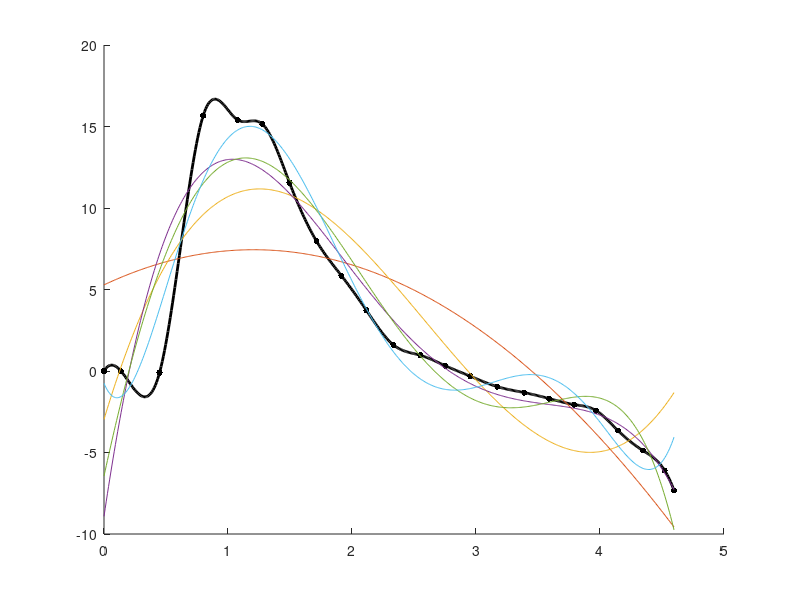

Write MATLAB code to recreate this figure. (Note: this script raises an error after producing the figure.)
clc

% Data for positions and twist angles
positions = [
    0, 0.136, 0.4481, 0.8001, 1.0767, 1.2779, 1.4958, 1.7137, 1.9149, 2.116, ...
    2.334, 2.552, 2.753, 2.9542, 3.1721, 3.39, 3.5912, 3.7924, 3.9684, 4.1444, ...
    4.3456, 4.5216, 4.597
];

angles = [
    0, 0, 0, 0, 0, 0, 0, 0, 0;
    0, 0, 0, 0, 0, 0, 0, 0, 0;
    -0.098, -0.098, -0.098, -0.098, -0.098, -0.098, -0.098, -0.098, -0.098;
    15.6705, 14.3956, 23.5589, 28.3914, 24.1554, 27.7957, 30.5284, 31.5753, 36.5962;
    15.4087, 13.0777, 17.5893, 23.9619, 21.4265, 24.7895, 27.5979, 28.9475, 32.8829;
    15.1469, 11.7599, 11.6198, 19.5324, 18.6977, 21.7833, 24.6675, 26.3197, 29.1697;
    11.5575, 11.0272, 11.2435, 16.9635, 15.9689, 18.7771, 21.7370, 23.6919, 25.4564;
    7.968, 10.2945, 10.8672, 14.3947, 13.2401, 15.7710, 18.8065, 21.0642, 21.7432;
    5.8462, 7.5471, 10.681, 13.5584, 12.2359, 14.5127, 17.4861, 19.4248, 20.2981;
    3.7244, 4.7997, 10.4947, 12.7221, 11.2318, 13.2544, 16.1656, 17.7854, 18.8531;
    1.6026, 2.0523, 10.3085, 11.8858, 10.2276, 11.9962, 14.8452, 16.146, 17.4081;
    0.9617, 1.3347, 7.335, 8.7709, 9.2234, 10.7379, 13.5247, 14.5067, 15.963;
    0.3207, 0.6171, 4.3615, 5.6561, 8.2193, 9.4797, 12.2043, 12.8673, 14.518;
    -0.3202, -0.1005, 1.3881, 2.5412, 7.8323, 9.0886, 11.6502, 12.5378, 14.4166;
    -0.9611, -0.8181, -1.5854, -0.5736, 7.4453, 8.6975, 11.0962, 12.2082, 14.3152;
    -1.3274, -1.1741, -1.7252, -0.8972, 7.0583, 8.3065, 10.5421, 11.8787, 14.2138;
    -1.6938, -1.5302, -1.865, -1.2207, 6.6713, 7.9154, 9.9881, 11.5491, 14.1124;
    -2.0601, -1.8863, -2.0048, -1.5442, 6.2843, 7.5244, 9.4341, 11.2196, 14.0111;
    -2.4265, -2.2423, -2.1446, -1.8677, 5.8974, 7.1333, 8.88, 10.89, 13.9097;
    -3.6521, -2.368, -2.4604, -2.2064, 5.6476, 6.8675, 8.7025, 10.6464, 12.762;
    -4.8777, -2.4937, -2.7762, -2.545, 5.3978, 6.6016, 8.5249, 10.4028, 11.6143;
    -6.1033, -2.6194, -3.092, -2.8837, 5.148, 6.3358, 8.3474, 10.1591, 10.4666;
    -7.329, -2.7451, -3.4078, -3.2224, 4.8982, 6.07, 8.1699, 9.9155, 9.3189
];

wind_speeds = 5; % Select wind speed 5
selected_column = 1; % Corresponding column in the angles matrix

% Initialize arrays to hold combined smoothed spline data
combined_x_smooth = [];
combined_y_smooth = [];

% Fit and plot cubic splines for the selected wind speed
figure;
hold on;
colors = lines(1); % Generate unique color
markers = {'o'}; % Marker

speed_data = angles(:, selected_column);
spline_fit = spline(positions, speed_data);
x_smooth = linspace(min(positions), max(positions), 500);
y_smooth = ppval(spline_fit, x_smooth);

% Plot original points and spline
plot(x_smooth, y_smooth, '-', 'Color', 'k', 'LineWidth', 2);
scatter(positions, speed_data, 20, 'k', markers{1}, 'filled',...
    'DisplayName', sprintf('%d m/s', wind_speeds));

% Combine smoothed spline data for fitting
combined_x_smooth = [combined_x_smooth, x_smooth];
combined_y_smooth = [combined_y_smooth, y_smooth];

% Average the y values for each unique x value
[unique_x, ~, idx] = unique(combined_x_smooth);
average_y = accumarray(idx, combined_y_smooth, [], @mean);

% Ensure unique_x and average_y are column vectors
unique_x = unique_x(:);
average_y = average_y(:);

% Fit polynomials to the averaged data
poly_orders = [2, 3, 4, 5, 6];
poly_fits = cell(length(poly_orders), 1);
poly_coeffs = cell(length(poly_orders), 1);

for i = 1:length(poly_orders)
    degree = poly_orders(i);
    [p, S, mu] = polyfit(unique_x, average_y, degree);
    poly_fits{i} = p;
    poly_coeffs{i} = p;
    
    % Evaluate the polynomial fit
    y_fit = polyval(p, linspace(min(positions), max(positions), 500), [], mu);
    
    % Plot the polynomial fit
    plot(linspace(min(positions), max(positions), 500), y_fit, 'LineWidth', 0.5, 'DisplayName', sprintf('Polynomial Fit (order %d)', degree));
    
    % Display the polynomial coefficients
    disp(sprintf('Polynomial coefficients (order %d):', degree));
    disp(p);
end

% Fit Fourier series to the averaged data
fourier_orders = [1, 2, 3];
fourier_fits = cell(length(fourier_orders), 1);
fourier_coeffs = cell(length(fourier_orders), 1);

for i = 1:length(fourier_orders)
    order = fourier_orders(i);
    fourier_fit = fit(unique_x, average_y, sprintf('fourier%d', order));
    fourier_fits{i} = fourier_fit;
    fourier_coeffs{i} = coeffvalues(fourier_fit);
    
    % Evaluate the Fourier series fit
    y_fourier = feval(fourier_fit, linspace(min(positions), max(positions), 500));
    
    % Plot the Fourier series fit
    plot(linspace(min(positions), max(positions), 500), y_fourier, 'LineWidth', 0.5, 'DisplayName', sprintf('Fourier Series Fit (order %d)', order));
    
    % Display the Fourier series coefficients
    disp(sprintf('Fourier series coefficients (order %d):', order));
    disp(coeffvalues(fourier_fit));
end

% Fit rational functions to the averaged data
fit_types = {'rat11', 'rat22', 'rat33'};
fit_names = {'Rational Fit (1/1)', 'Rational Fit (2/2)', 'Rational Fit (3/3)'};

for i = 1:length(fit_types)
    fit_type = fit_types{i};
    fit_name = fit_names{i};
    custom_fit = fit(unique_x, average_y, fit_type);
    
    % Evaluate the custom fit
    y_custom = feval(custom_fit, linspace(min(positions), max(positions), 500));
    
    % Plot the custom fit
    plot(linspace(min(positions), max(positions), 500), y_custom, 'LineWidth', 1, 'DisplayName', fit_name);
    
    % Display the custom fit coefficients
    disp(sprintf('%s coefficients:', fit_name));
    disp(coeffvalues(custom_fit));
end

% Labels and legend
xlabel('Position (m)', 'FontSize', 16);
ylabel('Twist Angle (degrees)', 'FontSize', 16);
legend('Location', 'northeast');
hold off;